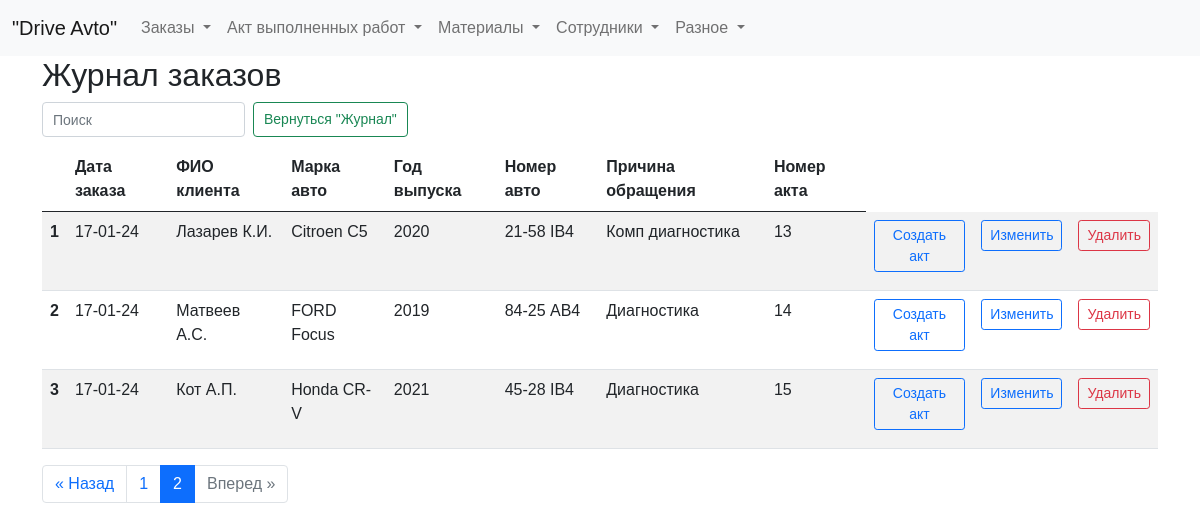
Before: /zhurnal?page=2 with the older database file.
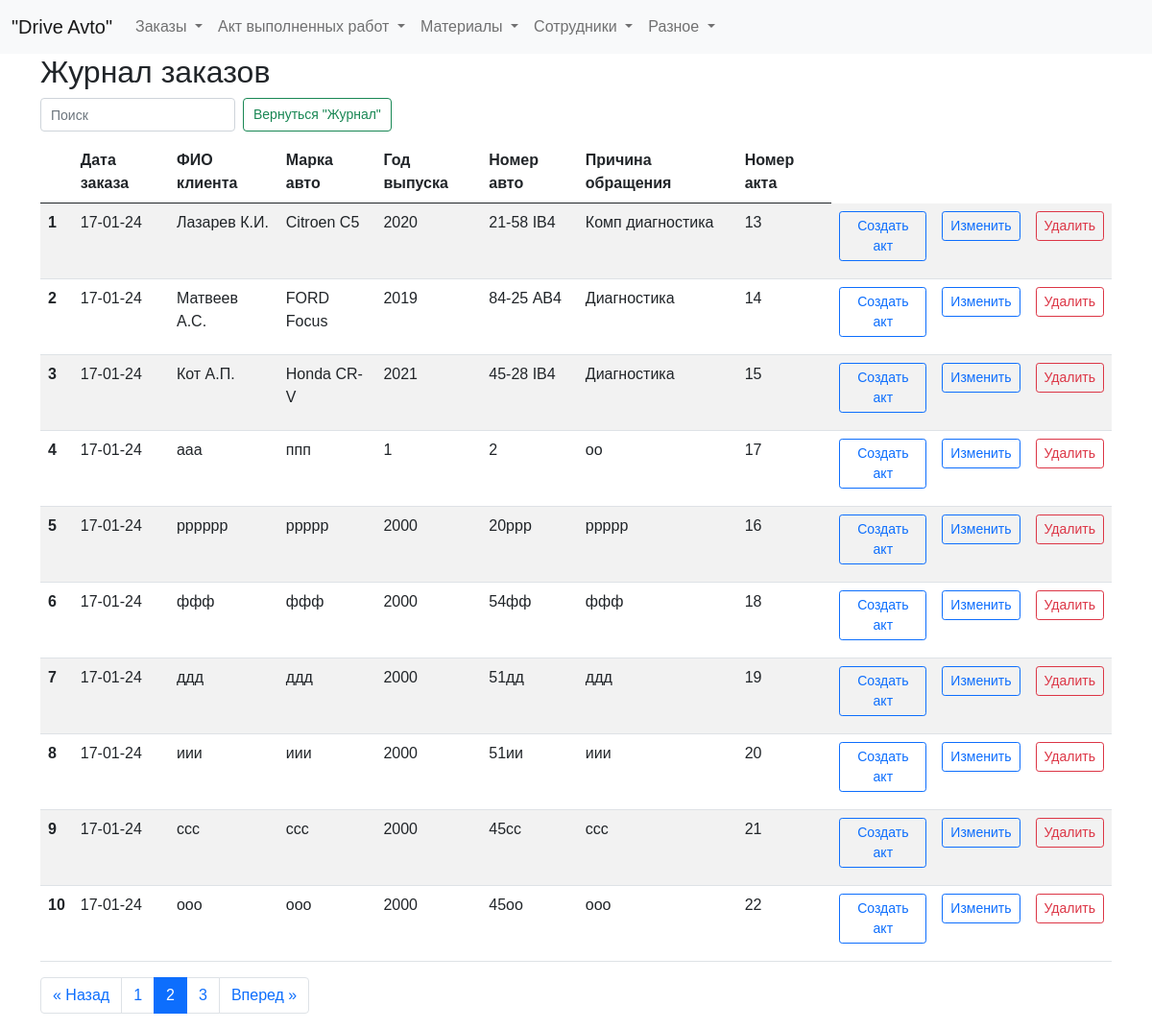
After: the same page with the newer database file.
### tables this page shows
CREATE TABLE log (
id integer PRIMARY KEY AUTOINCREMENT,
date_order text NOT NULL,
name_customer text NOT NULL,
brand_car text NOT NULL,
year_car text NOT NULL,
number_car text NOT NULL,
text_order text NOT NULL,
id_act integer
);

### fcompany.py (the view)
@app.route("/zhurnal")
def showZhurnal():
    page = request.args.get('page', 1, type=int)
    per_page = 10  # Количество элементов на странице
    log_query = dbase.getLog()  # Получаем все элементы журнала
    total_items = len(log_query)  # Получаем общее количество элементов
    total_pages = ceil(total_items / per_page)  # Вычисляем общее количество страниц
    start_index = (page - 1) * per_page
    end_index = start_index + per_page
    log = log_query[start_index:end_index]  # Получаем элементы текущей страницы
    pagination = {
        'page': page,
        'per_page': per_page,
        'total_pages': total_pages,
        'total_items': total_items
    }
    return render_template("zhurnal.html", title="Журнал", log=log, pagination=pagination)

### FDataBase.py (called while the page is built)
    def getLog(self):
        sql = '''SELECT * FROM log'''
        try:
            self.__cur.execute(sql)
            res = self.__cur.fetchall()
            log_list = [dict(row) for row in res]
            if log_list: return log_list
        except:
            print("Ошибка чтения из БД")
        return []

### fcompany.py (called while the page is built)
def connect_db():  # общая функция для установления соединения с БД
    conn = sqlite3.connect(app.config['DATABASE'])
    conn.row_factory = sqlite3.Row  # записи будут представлены не в виде кортежей, а в виде словаря (для исп в шаблонах)
    return conn

def get_db():
    if not hasattr(g, 'link_db'):
        g.link_db = connect_db()
    return g.link_db

@app.before_request
def before_request():
    global dbase
    db = get_db()
    dbase = FDataBase(db)

### templates/zhurnal.html (shortened to what this page needs)
{% extends 'base.html' %}
{% block content %}
<h2>Журнал заказов</h2>
<form class="d-flex" role="search">
  <input class="form-control me-2 narrow-search" type="search" id="searchInput" placeholder="Поиск" aria-label="Search">
  <button class="btn btn-outline-success narrow-button" type="submit">Вернуться "Журнал"</button>
</form>
<div class="table-responsive">
<table id="myTable" class="table table-striped max-width: 100%">
  <thead>
    <tr>
      <th scope="col"></th>
      <th scope="col">Дата заказа</th>
      <th scope="col">ФИО клиента</th>
      <th scope="col">Марка авто</th>
      <th scope="col">Год выпуска</th>
      <th scope="col">Номер авто</th>
      <th scope="col">Причина обращения</th>
      <th scope="col">Номер акта</th>
    </tr>
  </thead>
  <tbody>
    {% for row in log %}
    <tr>
      <th scope="row">{{ loop.index }}</th>
      <td>{{ row.date_order }}</td>
      <td>{{ row.name_customer }}</td>
      <td>{{ row.brand_car }}</td>
      <td>{{ row.year_car }}</td>
      <td>{{ row.number_car }}</td>
      <td>{{ row.text_order }}</td>
      <td>{{ row.id_act }}</td>
      <td>
          <a href="/edit_entry_act/{{ row.id }}" class="btn btn-outline-primary btn-sm">Создать акт</a>
      </td>
      <td>
          <a href="/edit_entry/{{ row.id }}" class="btn btn-outline-primary btn-sm">Изменить</a>
      </td>
      <td>
        <form action="/delete_entry/{{ row.id }}" method="post">
            <button type="submit" class="btn btn-outline-danger btn-sm">Удалить</button>
        </form>
      </td>
    </tr>
    {% endfor %}
  </tbody>
</table>
</div>
{% if pagination.total_items > pagination.per_page %}
<nav aria-label="Page navigation">
  <ul class="pagination justify-content-center">
    {% if pagination.page > 1 %}
      <li class="page-item"><a class="page-link" href="{{ url_for('showZhurnal', page=pagination.page-1) }}">&laquo; Назад</a></li>
    {% else %}
      <li class="page-item disabled"><span class="page-link">&laquo; Назад</span></li>
    {% endif %}
    {% for page_num in range(1, pagination.total_pages+1) %}
      {% if page_num == pagination.page %}
        <li class="page-item active"><span class="page-link">{{ page_num }}</span></li>
      {% else %}
        <li class="page-item"><a class="page-link" href="{{ url_for('showZhurnal', page=page_num) }}">{{ page_num }}</a></li>
      {% endif %}
    {% endfor %}
    {% if pagination.page < pagination.total_pages %}
      <li class="page-item"><a class="page-link" href="{{ url_for('showZhurnal', page=pagination.page+1) }}">Вперед &raquo;</a></li>
    {% else %}
      <li class="page-item disabled"><span class="page-link">Вперед &raquo;</span></li>
    {% endif %}
  </ul>
</nav>
{% endif %}
{% endblock %}

### templates/base.html (shortened to what this page needs)
<!doctype html>
<html lang="ru">
  <head>
    <link href="https://cdn.jsdelivr.net/npm/bootstrap@5.0.2/dist/css/bootstrap.min.css" rel="stylesheet">
    <link rel="stylesheet" type="text/css" href="https://cdn.datatables.net/1.10.25/css/dataTables.bootstrap5.css">
    <link type="text/css" href="{{ url_for('static', filename='css/styles.css')}}" rel="stylesheet" />
    <link rel="stylesheet" href="{{ url_for('static', filename='styles.css') }}">
  </head>
<body>
<header>
<nav class="navbar navbar-expand-lg navbar-light bg-light">
  <div class="container-fluid">
    <a class="navbar-brand" href="/">"Drive Avto"</a>
    <div class="collapse navbar-collapse w-100 justify-content-center" id="navbarSupportedContent">
      <ul class="navbar-nav me-auto mb-2 mb-lg-0">
        <li class="nav-item dropdown">
          <a class="nav-link dropdown-toggle" href="#" role="button" data-bs-toggle="dropdown" aria-expanded="false">
            Заказы
          </a>
        </li>
        <li class="nav-item dropdown">
          <a class="nav-link dropdown-toggle" href="#" role="button" data-bs-toggle="dropdown" aria-expanded="false">
            Акт выполненных работ
          </a>
        </li>
        <li class="nav-item dropdown">
          <a class="nav-link dropdown-toggle" href="#" role="button" data-bs-toggle="dropdown" aria-expanded="false">
            Материалы
          </a>
        </li>
        <li class="nav-item dropdown">
          <a class="nav-link dropdown-toggle" href="#" role="button" data-bs-toggle="dropdown" aria-expanded="false">
            Сотрудники
          </a>
        </li>
        <li class="nav-item dropdown">
          <a class="nav-link dropdown-toggle" href="#" role="button" data-bs-toggle="dropdown" aria-expanded="false">
            Разное
          </a>
        </li>
      </ul>
    </div>
  </div>
</nav>
</header>
<div class="container">
        {% block content %} {% endblock %}
</div>
</body>
</html>

### static/css/styles.css (style rules this page uses)
input.form-control { width: 100%; }
.narrow-button { max-width: 250px; white-space: nowrap; font-size: 16px; }
.narrow-search { max-width: 400px; }
html, body { font-family: 'Arial'; margin: 0; padding: 0; height: 100%; width: 100%; }
a { color: #0059b2; text-decoration: none; }
.container { display: flex; flex-direction: column; align-items: flex-start; }
.btn { margin-bottom: 10px; }
.narrow-search { height: 35px; font-size: 14px; padding: 5px 10px; }
.narrow-button { height: 35px; font-size: 14px; padding: 5px 10px; line-height: 1.5; }

Changed rows visible on the page:
added log: date_order "17-01-24", name_customer "ааа", brand_car "ппп", year_car "1", number_car "2", text_order "оо", id_act "17"
added log: date_order "17-01-24", name_customer "рррррр", brand_car "ррррр", year_car "2000", number_car "20ррр", text_order "ррррр", id_act "16"
added log: date_order "17-01-24", name_customer "ффф", brand_car "ффф", year_car "2000", number_car "54фф", text_order "ффф", id_act "18"
added log: date_order "17-01-24", name_customer "ддд", brand_car "ддд", year_car "2000", number_car "51дд", text_order "ддд", id_act "19"
added log: date_order "17-01-24", name_customer "иии", brand_car "иии", year_car "2000", number_car "51ии", text_order "иии", id_act "20"
added log: date_order "17-01-24", name_customer "ccc", brand_car "ccc", year_car "2000", number_car "45cc", text_order "ccc", id_act "21"
added log: date_order "17-01-24", name_customer "ооо", brand_car "ооо", year_car "2000", number_car "45оо", text_order "ооо", id_act "22"
Other visible differences:
new list line: "3"
